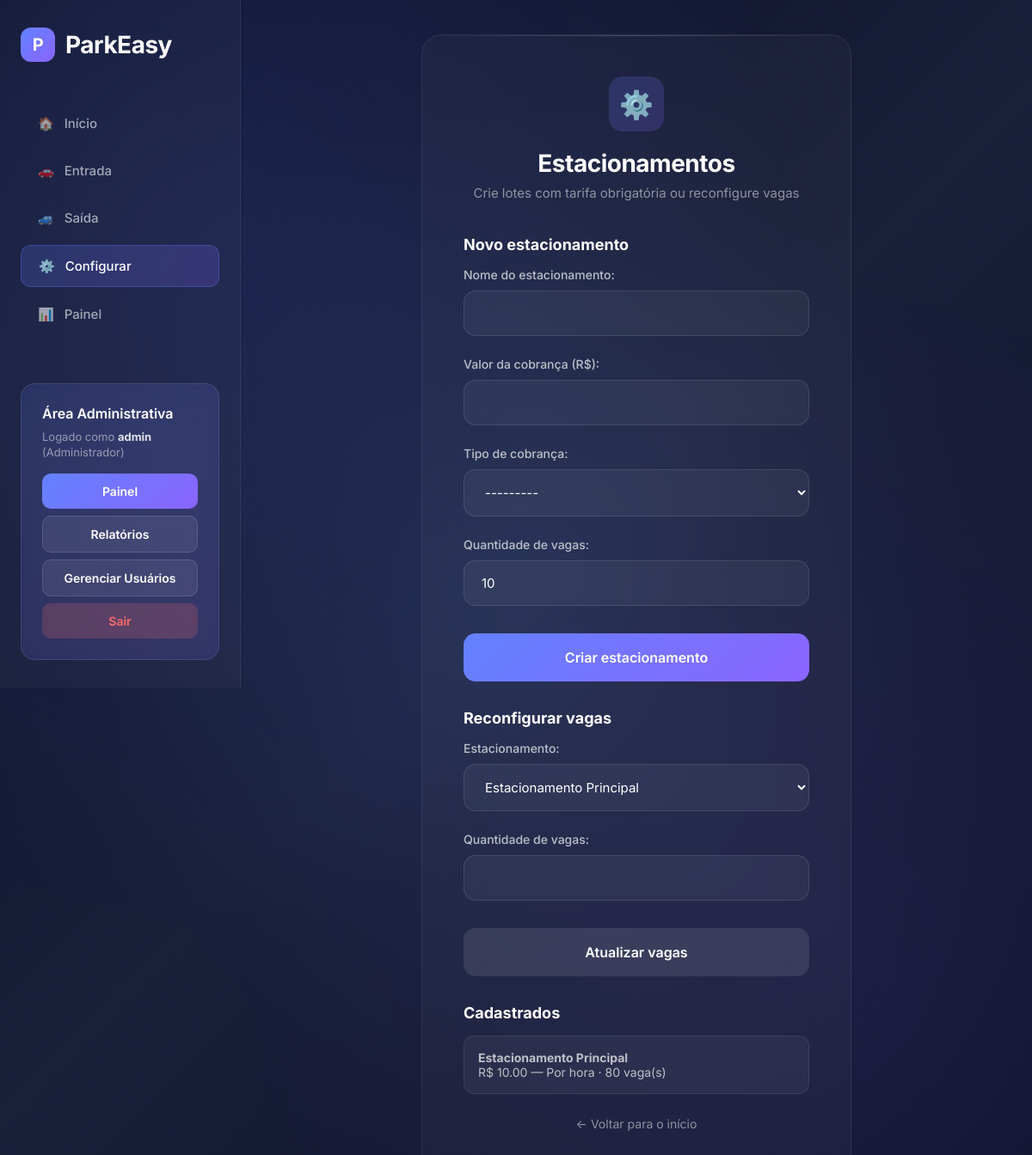
The page /configurar/ (signed in) on the database its author committed.
### estacionamento/models.py (models this page shows, shortened)
class UserProfile(models.Model):
    CLIENTE = 'cliente'
    GESTOR = 'gestor'
    ADMIN = 'admin'
    ROLE_CHOICES = [
        (CLIENTE, 'Cliente'),
        (GESTOR, 'Gestor'),
        (ADMIN, 'Administrador'),
    ]
    user = models.OneToOneField(User, on_delete=models.CASCADE, related_name='profile')
    role = models.CharField(max_length=20, choices=ROLE_CHOICES, default=CLIENTE)
    created_at = models.DateTimeField(auto_now_add=True)
    class Meta:
        verbose_name = 'Perfil de Usuário'
        verbose_name_plural = 'Perfis de Usuário'
    def can_manage_parking(self):
        return self.role in [self.GESTOR, self.ADMIN]
    def can_manage_users(self):
        return self.role == self.ADMIN

class Estacionamento(models.Model):
    POR_MINUTO = 'por_minuto'
    POR_HORA = 'por_hora'
    TIPO_COBRANCA_CHOICES = [
        (POR_MINUTO, 'Por minuto'),
        (POR_HORA, 'Por hora'),
    ]
    nome = models.CharField(max_length=120)
    valor = models.DecimalField(
        max_digits=10,
        decimal_places=2,
        validators=[MinValueValidator(Decimal('0.01'))],
    )
    tipo_cobranca = models.CharField(
        max_length=20,
        choices=TIPO_COBRANCA_CHOICES,
    )
    ativo = models.BooleanField(default=True)
    criado_em = models.DateTimeField(auto_now_add=True)
    class Meta:
        ordering = ['nome']
    def __str__(self):
        return self.nome
    @property
    def tipo_cobranca_label(self):
        return dict(self.TIPO_COBRANCA_CHOICES).get(self.tipo_cobranca, self.tipo_cobranca)

### estacionamento/views.py (the view, shortened to what this page needs)
@login_required
def configurar_vagas(request):
    if not request.user.is_authenticated or not hasattr(request.user, 'profile'):
        return redirect('login')
    if not request.user.profile.can_manage_parking():
        return redirect('home')
    estacionamentos = Estacionamento.objects.filter(ativo=True)
    criar_form = CriarEstacionamentoForm()
    configurar_form = None
    if estacionamentos.exists():
        configurar_form = ConfigurarVagasForm(
            initial={'estacionamento': get_estacionamento_atual(request)},
        )
    return render(request, 'configurar.html', {
        'criar_form': criar_form,
        'configurar_form': configurar_form,
        'estacionamentos': estacionamentos,
    })

### estacionamento/forms.py (shortened to what this page needs)
class CriarEstacionamentoForm(forms.ModelForm):
    quantidade_vagas = forms.IntegerField(
        min_value=1,
        label='Quantidade de vagas',
        initial=10,
    )
    class Meta:
        model = Estacionamento
        fields = ['nome', 'valor', 'tipo_cobranca']
        labels = {
            'nome': 'Nome do estacionamento',
            'valor': 'Valor da cobrança (R$)',
            'tipo_cobranca': 'Tipo de cobrança',
        }
        widgets = {
            'valor': forms.NumberInput(attrs={'step': '0.01', 'min': '0.01'}),
            'tipo_cobranca': forms.Select(),
        }

class ConfigurarVagasForm(forms.Form):
    estacionamento = forms.ModelChoiceField(
        queryset=Estacionamento.objects.filter(ativo=True),
        label='Estacionamento',
    )
    quantidade = forms.IntegerField(
        min_value=1,
        label='Quantidade de vagas',
    )
    def __init__(self, *args, **kwargs):
        super().__init__(*args, **kwargs)
        if not Estacionamento.objects.filter(ativo=True).exists():
            self.fields['estacionamento'].queryset = Estacionamento.objects.none()

### estacionamento/utils.py (called while the page is built)
def get_estacionamento_atual(request):
    pk = request.session.get('estacionamento_id')
    if pk:
        estacionamento = Estacionamento.objects.filter(pk=pk, ativo=True).first()
        if estacionamento:
            return estacionamento
    estacionamento = Estacionamento.objects.filter(ativo=True).first()
    if estacionamento:
        request.session['estacionamento_id'] = estacionamento.pk
    return estacionamento

### estacionamento/templates/configurar.html (shortened to what this page needs)
<!DOCTYPE html>
<html lang="pt-br">
<head>
</head>
<body>
    <div class="app-container">
        <aside class="sidebar">
            <div class="logo">
                <div class="logo-icon">P</div>
                ParkEasy
            </div>
            <nav class="nav-links">
                <a href="/" class="nav-link">
                    <span>🏠</span>
                    Início
                </a>
                <a href="/entrada/" class="nav-link">
                    <span>🚗</span>
                    Entrada
                </a>
                <a href="/saida/" class="nav-link">
                    <span>🚙</span>
                    Saída
                </a>
                <a href="/configurar/" class="nav-link active">
                    <span>⚙️</span>
                    Configurar
                </a>
                <a href="/painel/" class="nav-link">
                    <span>📊</span>
                    Painel
                </a>
            </nav>
            {% include 'includes/auth_sidebar.html' %}
        </aside>
        <main class="main-content">
            <div class="form-card">
                <div class="form-header">
                    <div class="icon">⚙️</div>
                    <h1>Estacionamentos</h1>
                    <p>Crie lotes com tarifa obrigatória ou reconfigure vagas</p>
                </div>
                <h2 class="section-title">Novo estacionamento</h2>
                <form method="POST" class="sub-form">
                    {{ criar_form.as_p }}
                    <button type="submit">Criar estacionamento</button>
                </form>
                {% if configurar_form %}
                <h2 class="section-title">Reconfigurar vagas</h2>
                <form method="POST" class="sub-form">
                    {{ configurar_form.as_p }}
                    <button type="submit" class="btn-secondary">Atualizar vagas</button>
                </form>
                {% endif %}
                {% if estacionamentos %}
                <div class="lista-estacionamentos">
                    <h2 class="section-title">Cadastrados</h2>
                    <ul>
                        {% for est in estacionamentos %}
                        <li>
                            <strong>{{ est.nome }}</strong><br>
                            R$ {{ est.valor }} — {{ est.tipo_cobranca_label }} · {{ est.vagas.count }} vaga(s)
                        </li>
                        {% endfor %}
                    </ul>
                </div>
                {% endif %}
                <div class="back-link">
                    <a href="/">← Voltar para o início</a>
                </div>
            </div>
        </main>
    </div>
</body>
</html>

### estacionamento/templates/includes/auth_sidebar.html
<div class="account-card">
    {% if user.is_authenticated and user.profile.can_manage_parking %}
        <h3>Área Administrativa</h3>
        <p>Logado como <strong>{{ user.username }}</strong> ({{ user.profile.get_role_display }})</p>
        <a href="{% url 'painel' %}" class="account-btn account-btn-primary">Painel</a>
        <a href="{% url 'relatorios' %}" class="account-btn account-btn-secondary">Relatórios</a>
        {% if user.profile.can_manage_users %}
        <a href="{% url 'gerenciar_usuarios' %}" class="account-btn account-btn-secondary">Gerenciar Usuários</a>
        {% endif %}
        <a href="{% url 'logout' %}" class="account-btn account-btn-logout">Sair</a>
    {% else %}
        <h3>Área Administrativa</h3>
        <p>Acesso restrito para gestores e administradores.</p>
        <a href="{% url 'login' %}" class="account-btn account-btn-primary">Acesso Admin</a>
    {% endif %}
</div>

### rows shown on the page
Estacionamento: nome "Estacionamento Principal", valor "10.00", tipo_cobranca_label "Por hora", vagas.count "80"

### other values the page prints
{{ user.username }} "admin"
{{ user.profile.get_role_display }} "Administrador"
